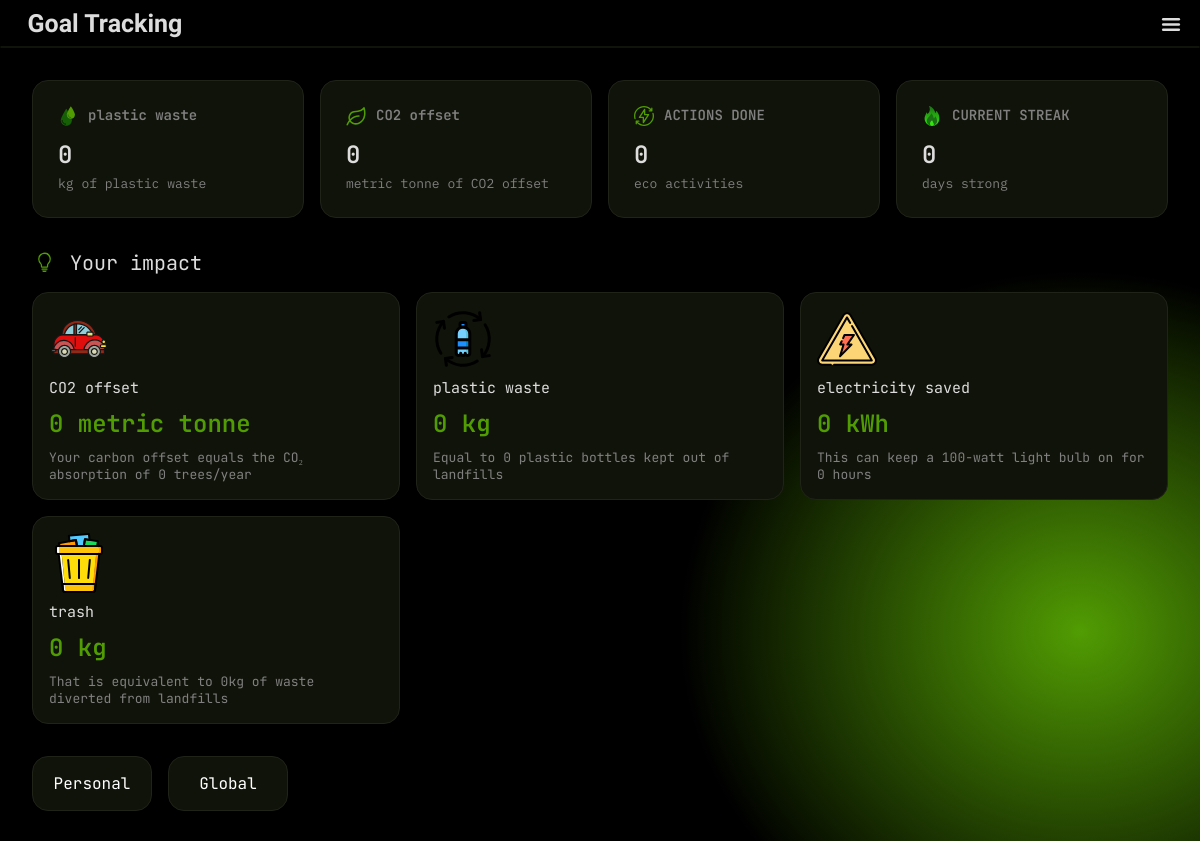
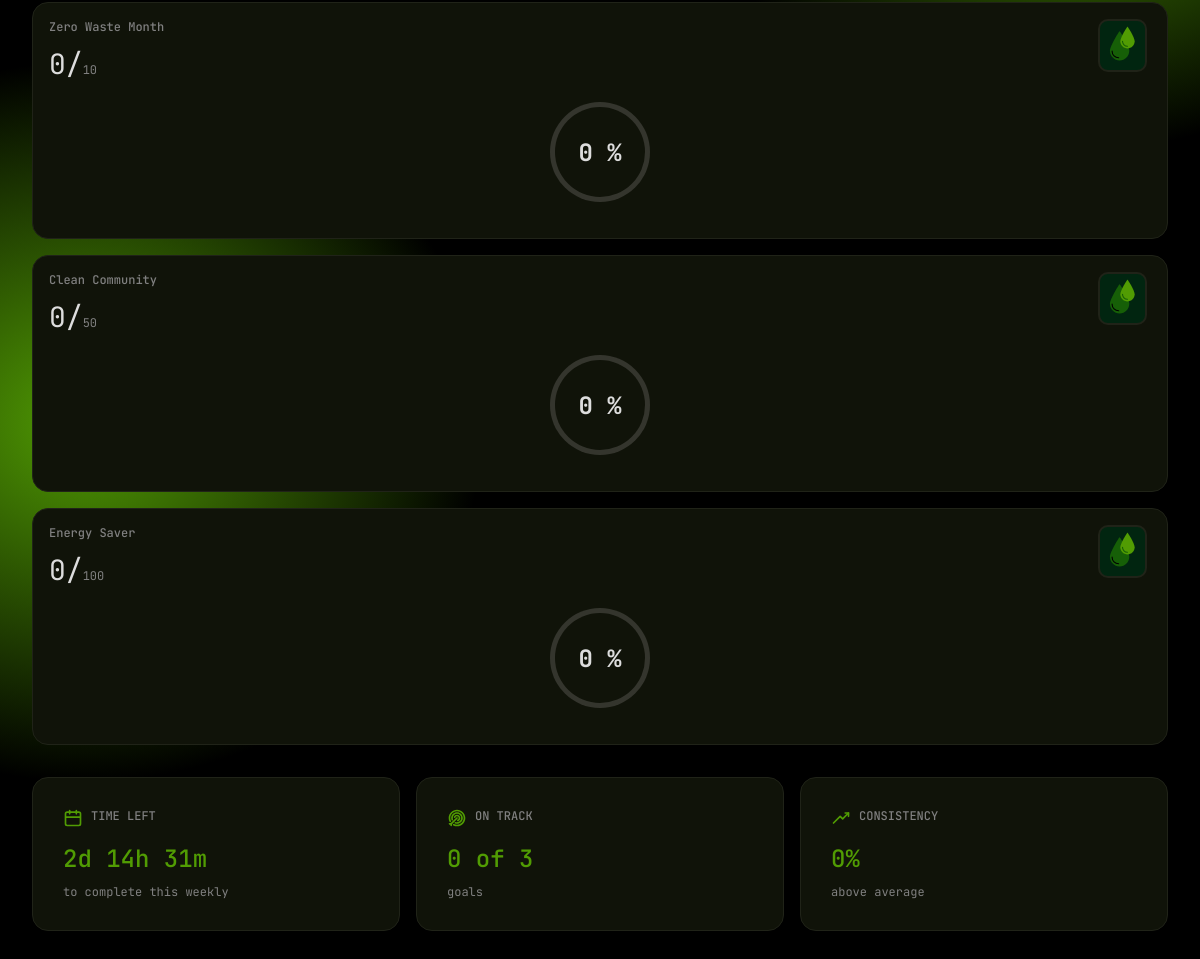
The page /goals.php (signed in) on the database its author committed (2 pictures, top to bottom).
### tables this page shows
CREATE TABLE GOAL_TYPE (
    ID VARCHAR(100) PRIMARY KEY,
    term VARCHAR(500),
    unit VARCHAR(50),
    decimal_points INT
);

CREATE TABLE GOALS (
    ID VARCHAR(50) PRIMARY KEY,
    title VARCHAR(200),
    description VARCHAR(2000),
    media VARCHAR(500),
    goal_type VARCHAR(100),
    goal DECIMAL,
    starting_time INT,
    ending_time INT,

    type VARCHAR(100),
     

    FOREIGN KEY (goal_type) REFERENCES GOAL_TYPE(ID)
);

### api/users/contribution.php (called while the page is built, shortened)
<?php
function user_get_contribution_total_worded($username, $time_start = NULL, $time_end = NULL)
{
    include dirname(__DIR__) . '/conn.php';
    $query = "SELECT
    GOAL_TYPE.*, COALESCE(
        (
        SELECT
            SUM(TASK.goal_contribution * SUBMISSION.action_count) as total
            from SUBMISSION
            inner join TASK on TASK.ID = SUBMISSION.task_ID
            where
                (SUBMISSION.user = '$username') AND
                (TASK.goal_type = GOAL_TYPE.ID) " .
        ((is_null($time_start) || is_null($time_end)) ? "" : "AND (SUBMISSION.submitted_timestamp BETWEEN '$time_start' AND '$time_end')")
        . "
        )
        , 0) as total FROM GOAL_TYPE;";
    $query_result = mysqli_query($dbConnection, $query);
    $result = array();
    foreach (mysqli_fetch_all($query_result, MYSQLI_ASSOC) as $row) {
        $result[$row['ID']] = array(
            'term' => $row['term'],
            'total' => floatval($row['total']),
            'unit' => $row['unit'],
            'decimals' => intval($row['decimal_points'])
        );
    }
    return $result;
}
function user_get_actions_total($username, $time_start = NULL, $time_end = NULL)
{
    include dirname(__DIR__) . '/conn.php';
    $query = "SELECT COALESCE(SUM(action_count), 0) as total FROM SUBMISSION
              JOIN TASK on SUBMISSION.task_ID = TASK.ID
              WHERE SUBMISSION.status = 'approved' AND SUBMISSION.user = '$username'" .
        ((is_null($time_start) || is_null($time_end)) ? "" : " AND (SUBMISSION.submitted_timestamp BETWEEN '$time_start' AND '$time_end')");
    $query_result = mysqli_query($dbConnection, $query);
    $row = mysqli_fetch_assoc($query_result);
    return intval($row['total']);
}
function user_get_streak($username)
{
    include dirname(__DIR__) . '/conn.php';
    $query = "SELECT DISTINCT FLOOR(submitted_timestamp / 86400) as day
              FROM SUBMISSION WHERE user = '$username' ORDER BY day DESC";
    $query_result = mysqli_query($dbConnection, $query);
    $today = floor(time() / (86400));
    $expected_day = $today - 1;
    return $today - $expected_day - 1;
}

### api/goals/functions.php (called while the page is built, shortened)
<?php
function goals_contributions_all($username, $type = NULL, $onlyActive = true)
{
    include dirname(__DIR__) . '/conn.php';
    $query = "select *, coalesce((
        select
    	sum(task.goal_contribution * submission.action_count)
	    from submission
            inner join task
            on task.ID = submission.task_ID
        where
            (submission.user = '$username') and
            (submission.status = 'approved') and
            (task.goal_type = goals.goal_type)
            " . ($onlyActive ? "and (submission.submitted_timestamp between goals.starting_time and goals.ending_time)" : "") . "
    ), 0) as total from goals
    " . (is_null($type) ? "" : "where (goals.type = '$type')");
    $queryResult = mysqli_query($dbConnection, $query);
    $result = array();
    foreach (mysqli_fetch_all($queryResult, MYSQLI_ASSOC) as $row) {
        $result[$row['ID']] = array(
            'ID' => $row['ID'],
            'title' => $row['title'],
            'description' => $row['description'],
            'media' => $row['media'],
            'goal_type' => $row['goal_type'],
            'goal' => $row['goal'],
            'starting_time' => intval($row['starting_time']),
            'ending_time' => intval($row['ending_time']),
            'type' => $row['type'],
            'total' => floatval($row['total']),
        );
    }
    return $result;
}
function goals_contributions_global()
{
    include dirname(__DIR__) . '/conn.php';
    $query = "SELECT *, COALESCE((
        SELECT
            SUM(task.goal_contribution * submission.action_count)
        FROM submission
        INNER JOIN task
        ON task.ID = submission.task_ID
        WHERE
            (submission.status = 'approved') AND
            (task.goal_type = goals.goal_type) AND
            (submission.submitted_timestamp BETWEEN goals.starting_time AND goals.ending_time)
    ), 0) AS total FROM goals
    WHERE goals.type = 'global'";
    $queryResult = mysqli_query($dbConnection, $query);
    $result = array();
    foreach (mysqli_fetch_all($queryResult, MYSQLI_ASSOC) as $row) {
        $result[$row['ID']] = array(
            'ID' => $row['ID'],
            'title' => $row['title'],
            'description' => $row['description'],
            'media' => $row['media'],
            'goal_type' => $row['goal_type'],
            'goal' => floatval($row['goal']),
            'starting_time' => intval($row['starting_time']),
            'ending_time' => intval($row['ending_time']),
            'type' => $row['type'],
            'total' => floatval($row['total']),
        );
    }
    return $result;
}
function goals_all_completed($username, $type)
{
    $result = array();
    foreach (goals_contributions_all($username) as $item) {
        if ($item['total'] >= $item['goal']) {
            $result[] = $item;
        }
    }
    return $result;
}
function goals_completion_rate($goalID = NULL)
{
    include dirname(__DIR__) . '/conn.php';
    $query = "
        SELECT
            goals.ID,
            (COUNT(DISTINCT user_totals.user) * 100.0) / (SELECT COUNT(*) FROM users) as completion_rate
        FROM goals
        LEFT JOIN (
            SELECT
                submission.user,
                task.goal_type,
                SUM(submission.action_count * task.goal_contribution) as total
            FROM submission
            INNER JOIN task ON task.ID = submission.task_ID
            WHERE submission.status = 'approved'
            GROUP BY submission.user, task.goal_type
        ) as user_totals
            ON user_totals.goal_type = goals.goal_type
            AND user_totals.total >= goals.goal
        GROUP BY goals.ID
    ";
    $queryResult = mysqli_query($dbConnection, $query);
    $result = array();
    foreach (mysqli_fetch_all($queryResult, MYSQLI_ASSOC) as $row) {
        $result[$row['ID']] = floatval($row['completion_rate']);
    }
    if (is_null($goalID)) {
        return $result;
    } else {
        return $result[$goalID];
    }
}
function goals_overall_completion_rate()
{
    $total = 0;
    $count = 0;
    foreach (goals_completion_rate() as $row) {
        $count++;
        $total += $row;
    }
    return $total / $count;
}

### goals.php (the view, shortened to what this page needs)
<?php
include './api/credentials.php';
include './api/users/functions.php';
include './api/users/contribution.php';
include './api/goals/functions.php';
$contribution = user_get_contribution_total_worded($username);
$actionDone = user_get_actions_total($username);
$streak = user_get_streak($username);
$personalProgress = goals_contributions_all($username, type: 'personal');
$globalProgress = goals_contributions_global();
$consistency = goals_overall_completion_rate();
$onTrackP = goals_all_completed($username, type: 'personal');
$allGoalsP = goals_contributions_all($username, type: 'personal');
?>
<!DOCTYPE html>
<html lang="en">
<head>
    <link rel="stylesheet" href="./styles/goals.css">
    <link rel="stylesheet" href="./styles/style.css">
</head>
<body>
    <div id="bg-color">
        <div id="header">
            <div class="top">
                <h3>Goal Tracking</h3>
                <button id="hamburger">
                    <img src="./assets/burger.svg" alt="">
                </button>
            </div>
            <hr style="color: #101309; margin: 0;">
        </div>
        <div id="elements">
            <div id="statistic">
                <div class="ststc">
                    <img src="./assets/ivp/water-drops-svgrepo-com (1).svg">
                    <p class="p1"><?php echo $contribution['plastic']['term'] ?></p>
                    <p class="p2"><?php echo $contribution['plastic']['total'] ?></p>
                    <p class="p3"><?php echo $contribution['plastic']['unit'] ?> of <?php echo $contribution['plastic']['term'] ?></p>
                </div>
                <div class="ststc">
                    <img src="./assets/ivp/leaf-svgrepo-com.svg">
                    <p class="p1"><?php echo $contribution['carbon']['term'] ?></p>
                    <p class="p2"><?php echo $contribution['carbon']['total'] ?></p>
                    <p class="p3"><?php echo $contribution['carbon']['unit'] ?> of <?php echo $contribution['carbon']['term'] ?></p>
                </div>
                <div class="ststc">
                    <img src="./assets/ivp/bolt-thunder-svgrepo-com.svg">
                    <p class="p1">ACTIONS DONE</p>
                    <p class="p2"><?php echo $actionDone ?></p>
                    <p class="p3">eco activities</p>
                </div>
                <div class="ststc">
                    <img src="./assets/ivp/fire-svgrepo-com (1).svg">
                    <p class="p1">CURRENT STREAK</p>
                    <p class="p2"><?php echo $streak ?></p>
                    <p class="p3">days strong</p>
                </div>
            </div>
            <div id="impact-header">
                <img id="your-impact" src="./assets/ivp/light-bulb-svgrepo-com.svg">
                <h4 id="header-impact">Your impact</h4>
            </div>
            <div id="impact">
                <?php
                function generateImpactDescription($goalTypeId, $totalValue)
                {
                    switch ($goalTypeId) {
                        case 'carbon':
                            return "Your carbon offset equals the CO₂ absorption of " . floor($totalValue / 16) . " trees/year";
                        case 'plastic':
                            return "Equal to " . ($totalValue * 50) . " plastic bottles kept out of landfills";
                        case 'electric':
                            return "This can keep a 100-watt light bulb on for  " . floor($totalValue * 10) . " hours";
                        case 'trash':
                            return "That is equivalent to " . floor($totalValue / 5) . "kg of waste diverted from landfills";
                    }
                }
                $descriptionCarbon = generateImpactDescription('carbon', $contribution['carbon']['total']);
                $descriptionPlastic = generateImpactDescription('plastic', $contribution['plastic']['total']);
                $descriptionElectric = generateImpactDescription('electric', $contribution['electric']['total']);
                $descriptionTrash = generateImpactDescription('trash', $contribution['trash']['total']);
                ?>
                <div class="impt">
                    <img src="./assets/ivp/car-svgrepo-com.svg" alt="">
                    <p class="impt-p1"><?php echo $contribution['carbon']['term'] ?></p>
                    <p class="impt-p2"><?php echo $contribution['carbon']['total'] ?> <?php echo $contribution['carbon']['unit'] ?></p>
                    <p class="impt-p3"><?php echo $descriptionCarbon ?></p>
                </div>
                <div class="impt">
                    <img src="./assets/ivp/bottle-plastic-recycle-recycling-svgrepo-com.svg">
                    <p class="impt-p1"><?php echo $contribution['plastic']['term'] ?></p>
                    <p class="impt-p2"><?php echo $contribution['plastic']['total'] ?> <?php echo $contribution['plastic']['unit'] ?></p>
                    <p class="impt-p3"><?php echo $descriptionPlastic ?></p>
                </div>
                <div class="impt">
                    <img src="./assets/ivp/electric-electricity-svgrepo-com.svg">
                    <p class="impt-p1"><?php echo $contribution['electric']['term'] ?></p>
                    <p class="impt-p2"><?php echo $contribution['electric']['total'] ?> <?php echo $contribution['electric']['unit'] ?></p>
                    <p class="impt-p3"><?php echo $descriptionElectric ?></p>
                </div>
                <div class="impt">
                    <img src="./assets/ivp/trash-svgrepo-com.svg">
                    <p class="impt-p1"><?php echo $contribution['trash']['term'] ?></p>
                    <p class="impt-p2"><?php echo $contribution['trash']['total'] ?> <?php echo $contribution['trash']['unit'] ?></p>
                    <p class="impt-p3"><?php echo $descriptionTrash ?></p>
                </div>
            </div>
            <div id="tracking">
                <button class="Personal">Personal</button>
                <button class="Global">Global</button>
            </div>
            <div id="goal">
                <div class="personal-goals">
                    <?php
                    foreach ($personalProgress as $row) { ?>
                        <div class="goals">
                            <p class="goals-p1"><?php echo $row['title']; ?></p>
                            <p class="goals-p2"><?php echo $row['total']; ?>/<span><?php echo $row['goal']; ?></span></p>
                            <div class="icons">
                                <img src="./assets/ivp/water-drops-svgrepo-com (1).svg" alt="">
                            </div>
                            <?php $progress = floor(($row['total'] / $row['goal']) * 100); ?>
                            <div class="progress" style="background: conic-gradient(var(--accent) calc(<?php echo ($progress) ?>%), var(--tertiary) 0) !important;">
                                <div id="thumb">
                                    <p class="percent"><?php echo $progress ?> %</p>
                                </div>
                            </div>
                        </div>
                    <?php } ?>
                </div>
            </div>
            <div id="track-info">
                <div class="info">
                    <div class="card-header">
                        <img src="./assets/ivp/calender-svgrepo-com.svg" alt="">
                        <p class="info-p1">TIME LEFT</p>
                    </div>
                    <p class="info-p2" id="countdown-timer">
                        <?php
                        $now = time();
                        $nextSunday = strtotime('next Sunday 00:00:00');
                        $timeLeft = $nextSunday - $now;
                        $days = floor($timeLeft / (60 * 60 * 24));
                        $hours = floor(($timeLeft % (60 * 60 * 24)) / (60 * 60));
                        $minutes = floor(($timeLeft % (60 * 60)) / 60);
                        echo $days . "d " . $hours . "h " . $minutes . "m ";
                        ?>
                    </p>
                    <p class="info-p3">to complete this weekly</p>
                </div>
                <div class="info">
                    <div class="card-header">
                        <img src="./assets/ivp/target-marketing-goal-svgrepo-com.svg" alt="">
                        <p class="info-p1">ON TRACK</p>
                    </div>
                    <P class="info-p2-personal"><?php echo count($onTrackP) ?> of <?php echo count($allGoalsP); ?></P>
                    <p class="info-p3">goals</p>
                </div>
                <div class="info">
                    <div class="card-header">
                        <img src="./assets/ivp/up-trend-svgrepo-com.svg" alt="">
                        <p class="info-p1">CONSISTENCY</p>
                    </div>
                    <P class="info-p2"><?php echo $consistency ?>%</P>
                    <p class="info-p3">above average</p>
                </div>
            </div>
        </div>
    </div>
</body>
</html>

### rows shown on the page
goal_type: term "plastic waste", unit "kg"
goal_type: term "CO2 offset", unit "metric tonne"
goal_type: term "electricity saved", unit "kWh"
goal_type: term "trash", unit "kg"
goals: title "Zero Waste Month", total "0", goal "10", progress "0"
goals: title "Clean Community", total "0", goal "50", progress "0"
goals: title "Energy Saver", total "0", goal "100", progress "0"

### other values the page prints
$contribution['plastic']['total'] "0"
$contribution['carbon']['total'] "0"
$actionDone "0"
$streak "0"
$descriptionCarbon "Your carbon offset equals the CO₂ absorption of 0 trees/year"
$descriptionPlastic "Equal to 0 plastic bottles kept out of landfills"
$contribution['electric']['total'] "0"
$descriptionElectric "This can keep a 100-watt light bulb on for 0 hours"
$contribution['trash']['total'] "0"
$descriptionTrash "That is equivalent to 0kg of waste diverted from landfills"
$hours "14"
$minutes "31"
count($onTrackP) "0"
count($allGoalsP) "3"
$consistency "0"
